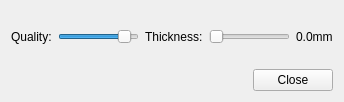
<?xml version="1.0" encoding="UTF-8"?>
<ui version="4.0">
 <class>BlendThickness</class>
 <widget class="QWidget" name="BlendThickness">
  <property name="geometry">
   <rect>
    <x>0</x>
    <y>0</y>
    <width>344</width>
    <height>102</height>
   </rect>
  </property>
  <property name="windowTitle">
   <string>Thickness</string>
  </property>
  <layout class="QGridLayout" name="gridLayout">
   <item row="0" column="3">
    <layout class="QVBoxLayout" name="verticalLayout">
     <item>
      <layout class="QHBoxLayout" name="horizontalLayout">
       <item>
        <widget class="QLabel" name="label">
         <property name="text">
          <string>Quality:</string>
         </property>
        </widget>
       </item>
       <item>
        <widget class="QSlider" name="qualitySlider">
         <property name="maximum">
          <number>9</number>
         </property>
         <property name="sliderPosition">
          <number>8</number>
         </property>
         <property name="orientation">
          <enum>Qt::Horizontal</enum>
         </property>
        </widget>
       </item>
       <item>
        <widget class="QLabel" name="label_2">
         <property name="text">
          <string>Thickness:</string>
         </property>
        </widget>
       </item>
       <item>
        <widget class="QSlider" name="thicknessSlider">
         <property name="maximum">
          <number>30</number>
         </property>
         <property name="orientation">
          <enum>Qt::Horizontal</enum>
         </property>
        </widget>
       </item>
       <item>
        <widget class="QLabel" name="thicknessLabel">
         <property name="text">
          <string>0.0mm</string>
         </property>
        </widget>
       </item>
      </layout>
     </item>
     <item>
      <layout class="QHBoxLayout" name="horizontalLayout_2">
       <item>
        <spacer name="horizontalSpacer">
         <property name="orientation">
          <enum>Qt::Horizontal</enum>
         </property>
         <property name="sizeHint" stdset="0">
          <size>
           <width>40</width>
           <height>20</height>
          </size>
         </property>
        </spacer>
       </item>
       <item>
        <widget class="QPushButton" name="okButton">
         <property name="text">
          <string>Close</string>
         </property>
         <property name="icon">
          <iconset resource="resources.qrc">
           <normaloff>:/static/default/icon/22x22/dialog-close.png</normaloff>:/static/default/icon/22x22/dialog-close.png</iconset>
         </property>
        </widget>
       </item>
      </layout>
     </item>
    </layout>
   </item>
  </layout>
 </widget>
 <resources>
  <include location="resources.qrc"/>
 </resources>
 <connections/>
</ui>
